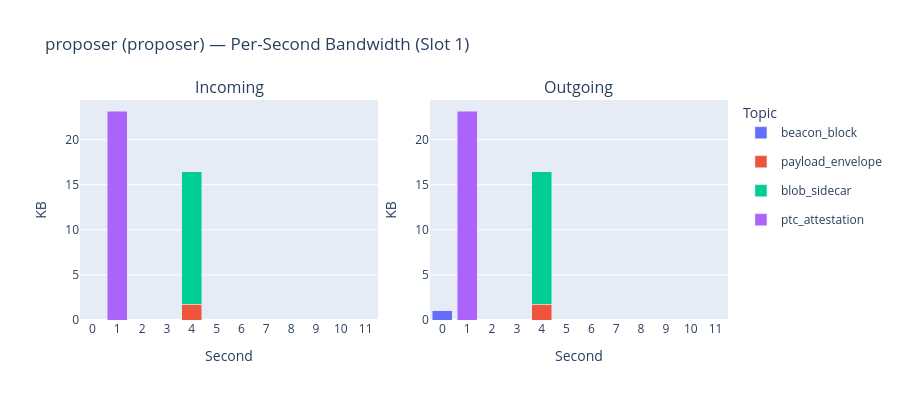

Here is the notebook cell this chart was saved with:
### Code cell
plot_per_second("proposer")

### Figure 1 — Plotly figure (JSON) as saved in the notebook; plotly's stock layout.template omitted (floating-point values rounded to 4 significant figures)
{"data": [{"legendgroup": "beacon_block", "marker": {"color": "#636EFA"}, "name": "beacon_block", "showlegend": true, "type": "bar", "x": [0, 1, 2, 3, 4, 5, 6, 7, 8, 9, 10, 11], "xaxis": "x", "y": [0.0, 0.0, 0.0, 0.0, 0.0, 0.0, 0.0, 0.0, 0.0, 0.0, 0.0, 0.0], "yaxis": "y"}, {"legendgroup": "payload_envelope", "marker": {"color": "#EF553B"}, "name": "payload_envelope", "showlegend": true, "type": "bar", "x": [0, 1, 2, 3, 4, 5, 6, 7, 8, 9, 10, 11], "xaxis": "x", "y": [0.0, 0.0, 0.0, 0.0, 1.726, 0.0, 0.0, 0.0, 0.0, 0.0, 0.0, 0.0], "yaxis": "y"}, {"legendgroup": "blob_sidecar", "marker": {"color": "#00CC96"}, "name": "blob_sidecar", "showlegend": true, "type": "bar", "x": [0, 1, 2, 3, 4, 5, 6, 7, 8, 9, 10, 11], "xaxis": "x", "y": [0.0, 0.0, 0.0, 0.0, 14.73, 0.0, 0.0, 0.0, 0.0, 0.0, 0.0, 0.0], "yaxis": "y"}, {"legendgroup": "ptc_attestation", "marker": {"color": "#AB63FA"}, "name": "ptc_attestation", "showlegend": true, "type": "bar", "x": [0, 1, 2, 3, 4, 5, 6, 7, 8, 9, 10, 11], "xaxis": "x", "y": [0.0, 23.16, 0.0, 0.0, 0.0, 0.0, 0.0, 0.0, 0.0, 0.0, 0.0, 0.0], "yaxis": "y"}, {"legendgroup": "beacon_block", "marker": {"color": "#636EFA"}, "name": "beacon_block", "showlegend": false, "type": "bar", "x": [0, 1, 2, 3, 4, 5, 6, 7, 8, 9, 10, 11], "xaxis": "x2", "y": [1.07, 0.0, 0.0, 0.0, 0.0, 0.0, 0.0, 0.0, 0.0, 0.0, 0.0, 0.0], "yaxis": "y2"}, {"legendgroup": "payload_envelope", "marker": {"color": "#EF553B"}, "name": "payload_envelope", "showlegend": false, "type": "bar", "x": [0, 1, 2, 3, 4, 5, 6, 7, 8, 9, 10, 11], "xaxis": "x2", "y": [0.0, 0.0, 0.0, 0.0, 1.726, 0.0, 0.0, 0.0, 0.0, 0.0, 0.0, 0.0], "yaxis": "y2"}, {"legendgroup": "blob_sidecar", "marker": {"color": "#00CC96"}, "name": "blob_sidecar", "showlegend": false, "type": "bar", "x": [0, 1, 2, 3, 4, 5, 6, 7, 8, 9, 10, 11], "xaxis": "x2", "y": [0.0, 0.0, 0.0, 0.0, 14.73, 0.0, 0.0, 0.0, 0.0, 0.0, 0.0, 0.0], "yaxis": "y2"}, {"legendgroup": "ptc_attestation", "marker": {"color": "#AB63FA"}, "name": "ptc_attestation", "showlegend": false, "type": "bar", "x": [0, 1, 2, 3, 4, 5, 6, 7, 8, 9, 10, 11], "xaxis": "x2", "y": [0.0, 23.16, 0.0, 0.0, 0.0, 0.0, 0.0, 0.0, 0.0, 0.0, 0.0, 0.0], "yaxis": "y2"}], "layout": {"annotations": [{"font": {"size": 16}, "showarrow": false, "text": "Incoming", "x": 0.23, "xanchor": "center", "xref": "paper", "y": 1, "yanchor": "bottom", "yref": "paper"}, {"font": {"size": 16}, "showarrow": false, "text": "Outgoing", "x": 0.77, "xanchor": "center", "xref": "paper", "y": 1, "yanchor": "bottom", "yref": "paper"}], "barmode": "stack", "height": 400, "legend": {"title": {"text": "Topic"}}, "title": {"text": "proposer (proposer) — Per-Second Bandwidth (Slot 1)"}, "xaxis": {"anchor": "y", "domain": [0, 0.46], "dtick": 1, "title": {"text": "Second"}}, "xaxis2": {"anchor": "y2", "domain": [0.54, 1], "dtick": 1, "title": {"text": "Second"}}, "yaxis": {"anchor": "x", "domain": [0, 1], "title": {"text": "KB"}}, "yaxis2": {"anchor": "x2", "domain": [0, 1], "title": {"text": "KB"}}}}
